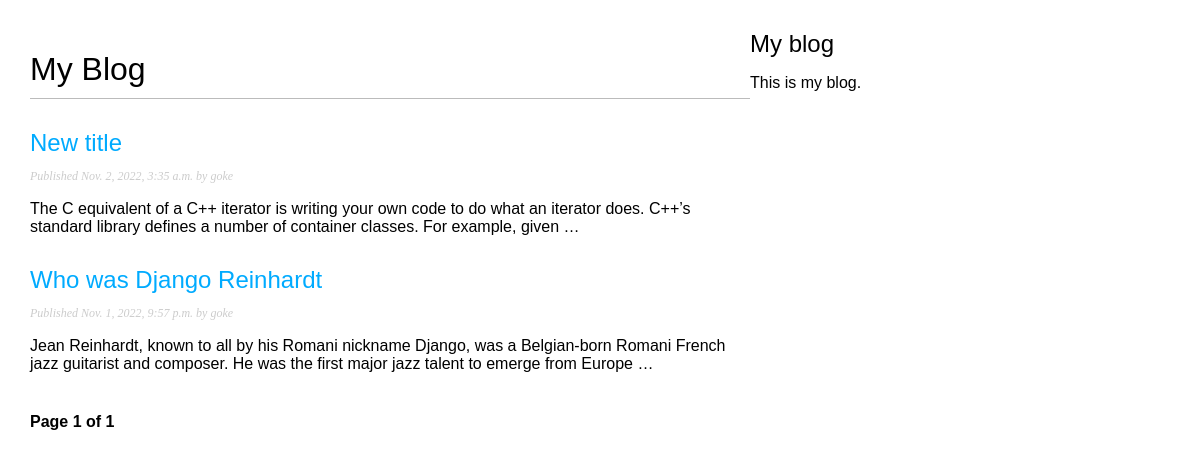
Screenshot of /blog/ with the database file from the repository.
### blog/models.py (models this page shows, shortened)
class Post(models.Model):
	class Status(models.TextChoices):
		DRAFT = 'DF', 'Draft'
		PUBLISHED = 'PB', 'Published'
	title = models.CharField(max_length=250)
	slug = models.SlugField(max_length=250,
							unique_for_date='publish')
	author = models.ForeignKey(User,
						on_delete=models.CASCADE,
						related_name='blog_posts')
	body = models.TextField()
	publish = models.DateTimeField(default=timezone.now)
	created = models.DateTimeField(auto_now_add=True)
	updated = models.DateTimeField(auto_now=True)
	status = models.CharField(max_length=2,
			choices=Status.choices,
			default=Status.DRAFT)
	objects = models.Manager() # The default Manager
	published = PublishedManager() # Our Custom Managers
	class Meta:
		ordering = ['-publish']
		indexes = [
			models.Index(fields=['-publish']),
		]
	def get_absolute_url(self):
		return reverse('blog:post_detail',
						args=[self.publish.year,
						      self.publish.month,
						      self.publish.day,
						      self.slug])

### blog/views.py (the view)
# urls.py: path('', views.post_list, name='post_list'),
def post_list(request):
	post_list = Post.published.all()
	paginator = Paginator(post_list, 3)
	page_number = request.GET.get('page', 1)
	posts = paginator.page(page_number)
	return render(request,
			'blog/post/list.html',
			{'posts': posts})

### blog/models.py (called while the page is built)
	def get_queryset(self):
		return super().get_queryset()\
			.filter(status=Post.Status.PUBLISHED)

### blog/templates/blog/post/list.html (shortened to what this page needs)
{% extends "blog/base.html" %}
{% block content %}
  <h1>My Blog</h1>
  {% for post in posts %}
    <h2>
      <a href="{{ post.get_absolute_url }}">
      	{{ post.title }}
      </a>
    </h2>
    <p class="date">
      Published {{ post.publish }} by {{ post.author }}
    </p>
    {{ post.body|truncatewords:30|linebreaks }}
  {% endfor %}
  {% include "pagination.html" with page=posts %}
{% endblock %}

### blog/templates/blog/base.html (shortened to what this page needs)
{% load static %}
<!DOCTYPE html>
<html>
  <head>
  	<link href="{% static "css/blog.css" %}" rel="stylesheet">
  </head>
  <body>
  	<div id="content">
  	  {% block content %}
  	  {% endblock %}
  	</div>
  	<div>
  	  <h2>My blog</h2>
  	  <p>This is my blog.</p>
  	</div>
  </body>
</html>

### blog/templates/pagination.html (shortened to what this page needs)
<div class="pagination">
  <span class="step-links">
  	<span class="current">
  	  Page {{ page.number }} of {{ page.paginator.num_pages }}
  	</span>
  </span>
</div>

### blog/static/css/blog.css (style rules this page uses)
body { margin:0; padding:0; font-family:helvetica, sans-serif; }
a { color:#00abff; text-decoration:none; }
h1 { font-weight:normal; border-bottom:1px solid #bbb; padding:0 0 10px 0; }
h2 { font-weight:normal; margin:30px 0 0; }
#content { float:left; width:60%; padding:0 0 0 30px; }
p.date { color:#ccc; font-family: georgia, serif; font-size: 12px; font-style: italic; }
.pagination { margin:40px 0; font-weight:bold; }

### rows the page displays
Post: title "New title", publish "Nov. 2, 2022, 3:35 a.m.", author "goke", body "The C equivalent of a C++ iterator is writing your own code to do what an iterator does. C++’s standard library defines a number of container classes. For example, given …"
Post: title "Who was Django Reinhardt", publish "Nov. 1, 2022, 9:57 p.m.", author "goke", body "Jean Reinhardt, known to all by his Romani nickname Django, was a Belgian-born Romani French jazz guitarist and composer. He was the first major jazz talent to emerge from Europe …"

### other values shown
{{ page.number }} "1"
{{ page.paginator.num_pages }} "1"
